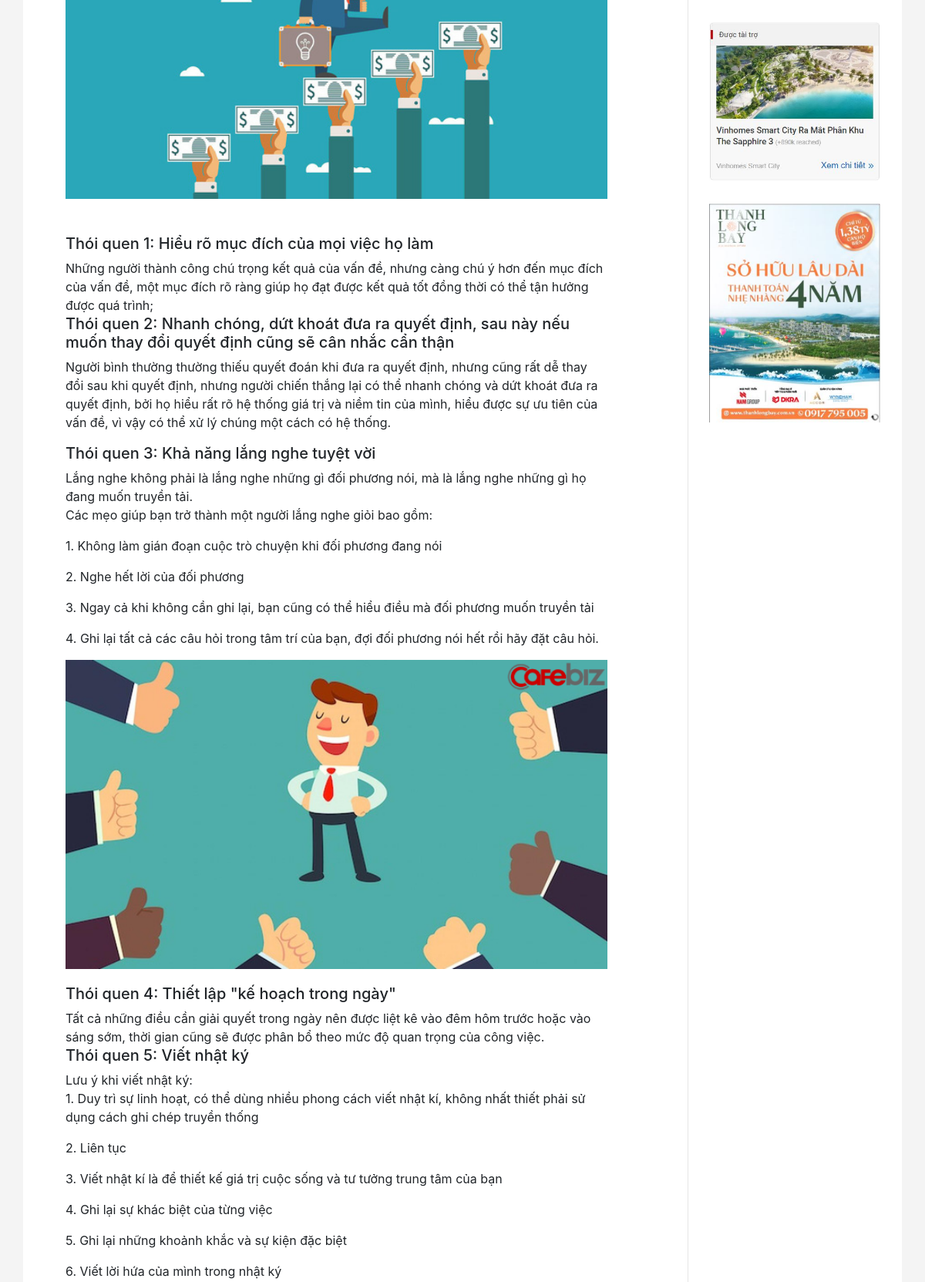
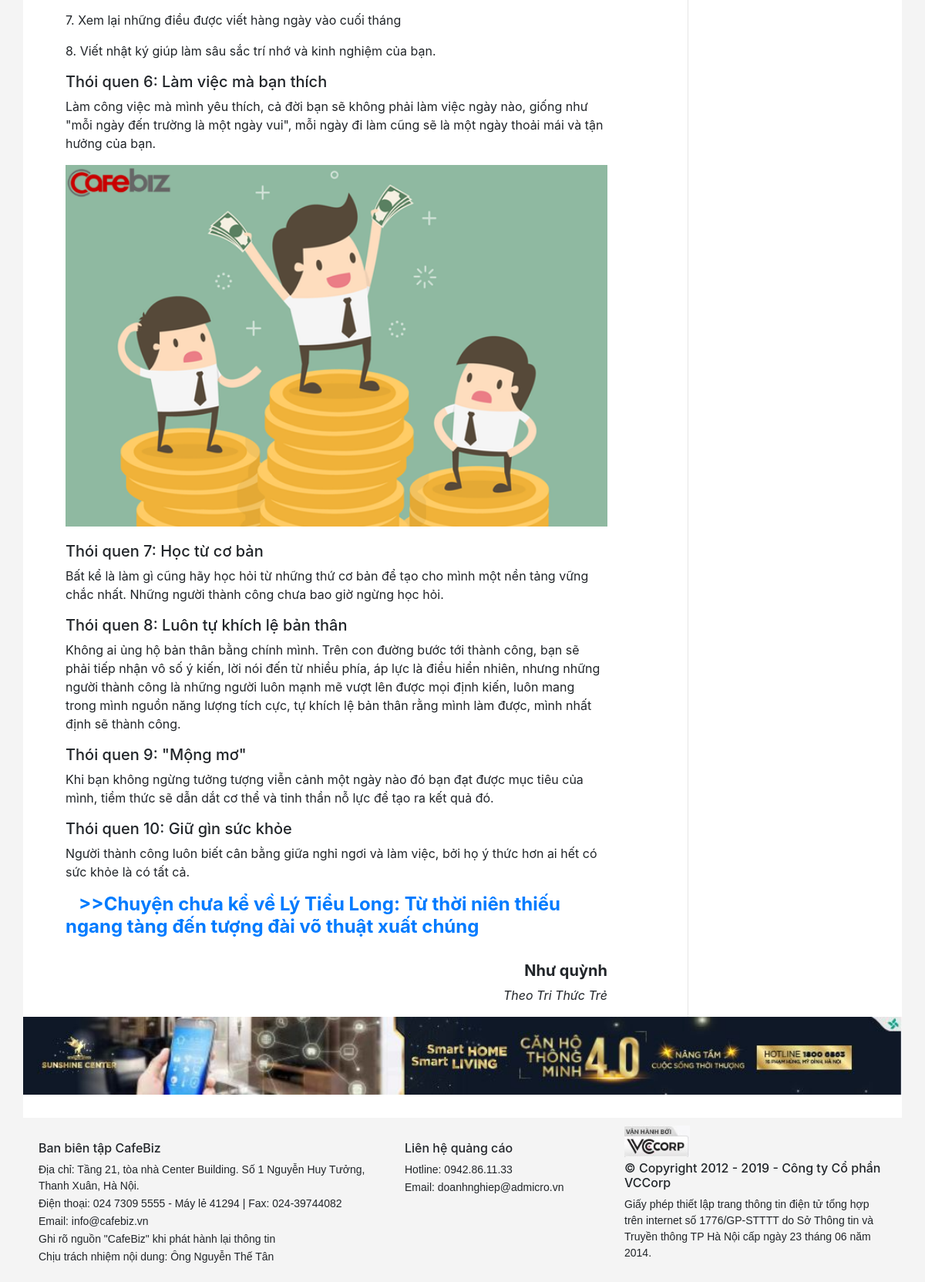
The page /index.php?controller=chitiet&action=index&id_post=14 (lower part) on the database as committed earlier (2 pictures, top to bottom).
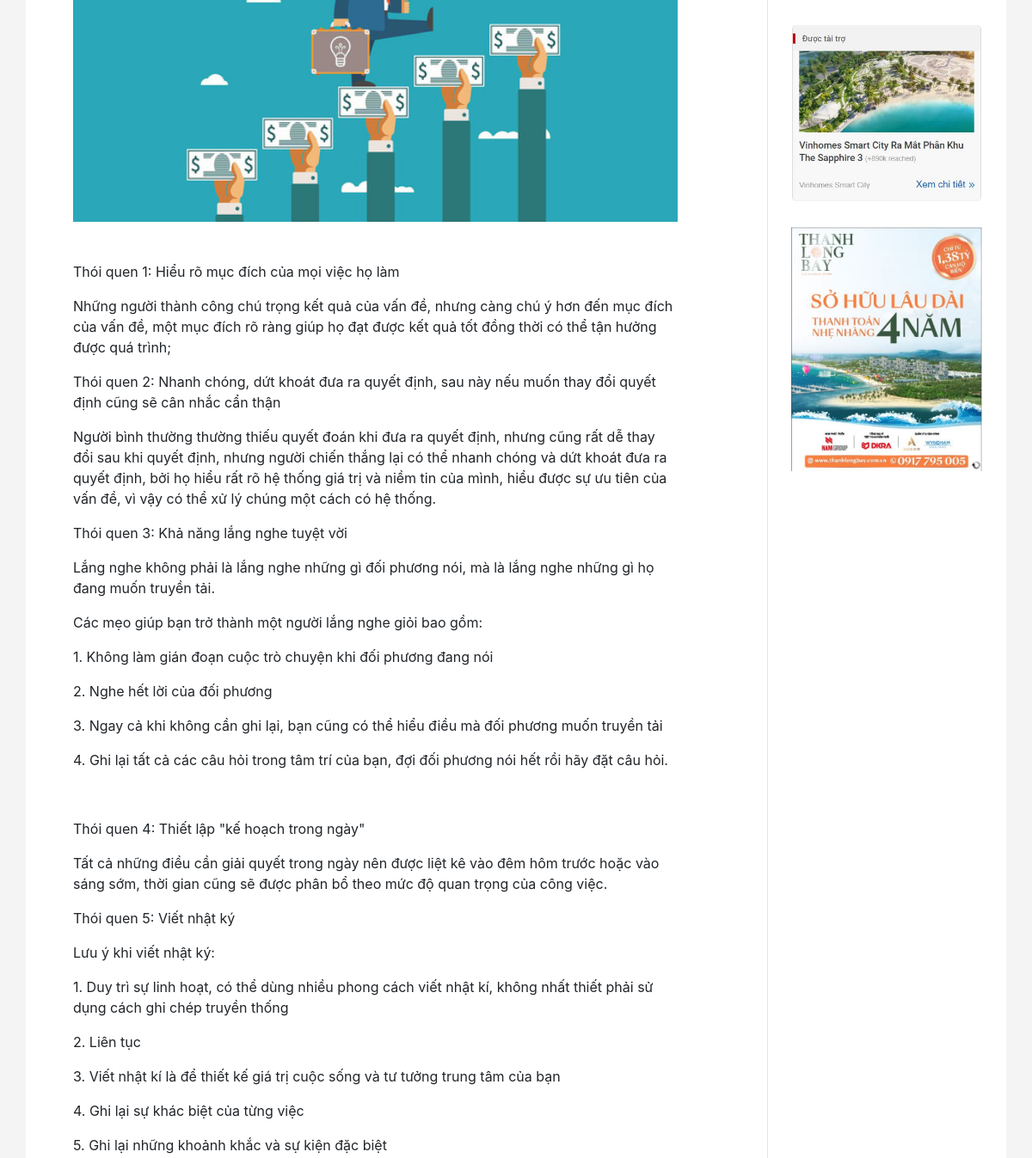
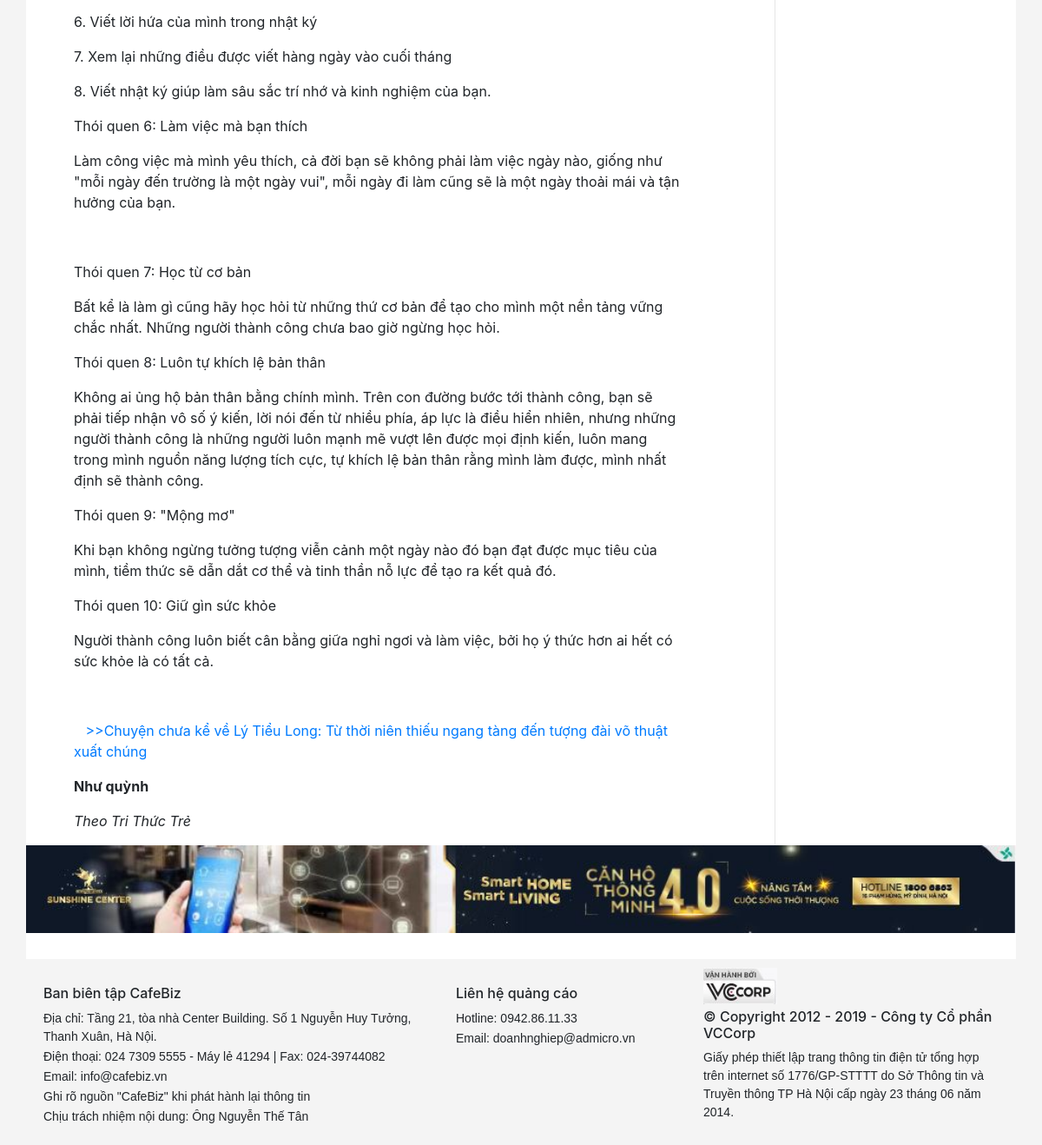
The same page on the database as committed later (2 pictures, top to bottom).
### tables this page shows
CREATE TABLE `posts` (
  `id_post` int(11) NOT NULL AUTO_INCREMENT,
  `tieude` varchar(255) DEFAULT NULL,
  `noidung` longtext NOT NULL,
  `hinh` varchar(255) NOT NULL,
  `created_at` datetime DEFAULT CURRENT_TIMESTAMP,
  PRIMARY KEY (`id_post`)
);

### app/controllers/chitietController.php (called while the page is built, shortened)
<?php
class chitietController{
    function index(){
        if (isset($_GET["id_post"])) {
            $id_post = (int) $_GET["id_post"];
            $model = new chitietModel();
            $post = $model->getSingle($id_post);
        }
        include_once "app/views/chitiet/index.php";
    }
}

### app/route.php (called while the page is built, shortened)
<?php
class route{
    public function chitietRoute(){
        $controller = new chitietController();
        $controller->index();
    }
}

### app/models/database.php (called while the page is built, shortened)
<?php
class database {
    public $connection;
    public function __construct()
    {
        if (!$this->connection) {
            $this->connection = mysqli_connect(self::DATABASE_SERVER, self::DATABASE_USER,
                self::DATABASE_PASSWORD, self::DATABASE_NAME);
        }
    }
}

### app/models/chitietModel.php (called while the page is built, shortened)
<?php
class chitietModel extends database {
    public function getSingle($id_post = 0)
    {
        $sqlSelect = "SELECT * FROM posts WHERE id_post = " . $id_post;
        $result = mysqli_query($this->connection, $sqlSelect);
        $row = mysqli_fetch_assoc($result);
        return $row;
    }
}

### app/views/chitiet/index.php (the view, shortened to what this page needs)
<!DOCTYPE html>
<html lang="en">
<head>
    <link rel="stylesheet" href="https://maxcdn.bootstrapcdn.com/bootstrap/4.3.1/css/bootstrap.min.css">
    <link rel="stylesheet" href="https://cdnjs.cloudflare.com/ajax/libs/font-awesome/4.7.0/css/font-awesome.min.css">
    <link rel="stylesheet" href="assets/css/style.css" type="text/css"/>
</head>
<body>
<div class="wapper" style="">
    <div class="content">
        <div class="container" style="">
            <div class="row">
                <div class="col-md-9 c1" style=" ">
                    <div class="c11" style="width: 90%; padding-left: 50px;">
                        <img style="margin-top: 30px;margin-bottom: 30px;" src="assets/images/<?=$post['hinh']?>" width="100%"/>
                        <p>
                            <?=$post['noidung']?>
                        </p>
                    </div>
                </div>
                <div class="col-md-3 cc" style="text-align: center;">
                    <img class="c9" src="assets/images/qc1.JPG" width="80%"/>
                    <img class="c9" src="assets/images/qc2.JPG" width="80%"/>
                </div>
            </div>
        </div>
    </div>
    <div class="quangcaof">
        <div class="container" style="padding-bottom: 30px; background-color: white;">
            <img src="assets/images/ctqc2.JPG" width="100%"/>
        </div>
    </div>
    <div class="footer">
        <div class="container">
            <div class="row">
                <div class="col-md-5 c10">
                    <h6>Ban biên tập CafeBiz</h6>
                    <p>Địa chỉ: Tầng 21, tòa nhà Center Building. Số 1 Nguyễn Huy Tưởng, Thanh Xuân, Hà Nội.</p>
                    <p>Điện thoại: 024 7309 5555 - Máy lẻ 41294 | Fax: 024-39744082</p>
                    <p>Email: info@cafebiz.vn</p>
                    <p>Ghi rõ nguồn "CafeBiz" khi phát hành lại thông tin</p>
                    <p>Chịu trách nhiệm nội dung: Ông Nguyễn Thế Tân</p>
                </div>
                <div class="col-md-3 c10">
                    <h6>Liên hệ quảng cáo</h6>
                    <p>Hotline: 0942.86.11.33</p>
                    <p>Email: doanhnghiep@admicro.vn</p>
                </div>
                <div class="col-md-4 c10">
                    <img src="assets/images/thuongthoi.jpg" width="25%" style="margin-top: 10px;"/>
                    <h6 style="margin-top: 5px;">© Copyright 2012 - 2019 - Công ty Cổ phần VCCorp</h6>
                    <p>Giấy phép thiết lập trang thông tin điện tử tổng hợp trên internet số 1776/GP-STTTT do Sở Thông
                        tin và Truyền thông TP Hà Nội cấp ngày 23 tháng 06 năm 2014.</p>
                </div>
            </div>
        </div>
    </div>
</div>
</body>
</html>

Rows that differ between the two databases and show on the page:
changed posts: noidung: picture removed
